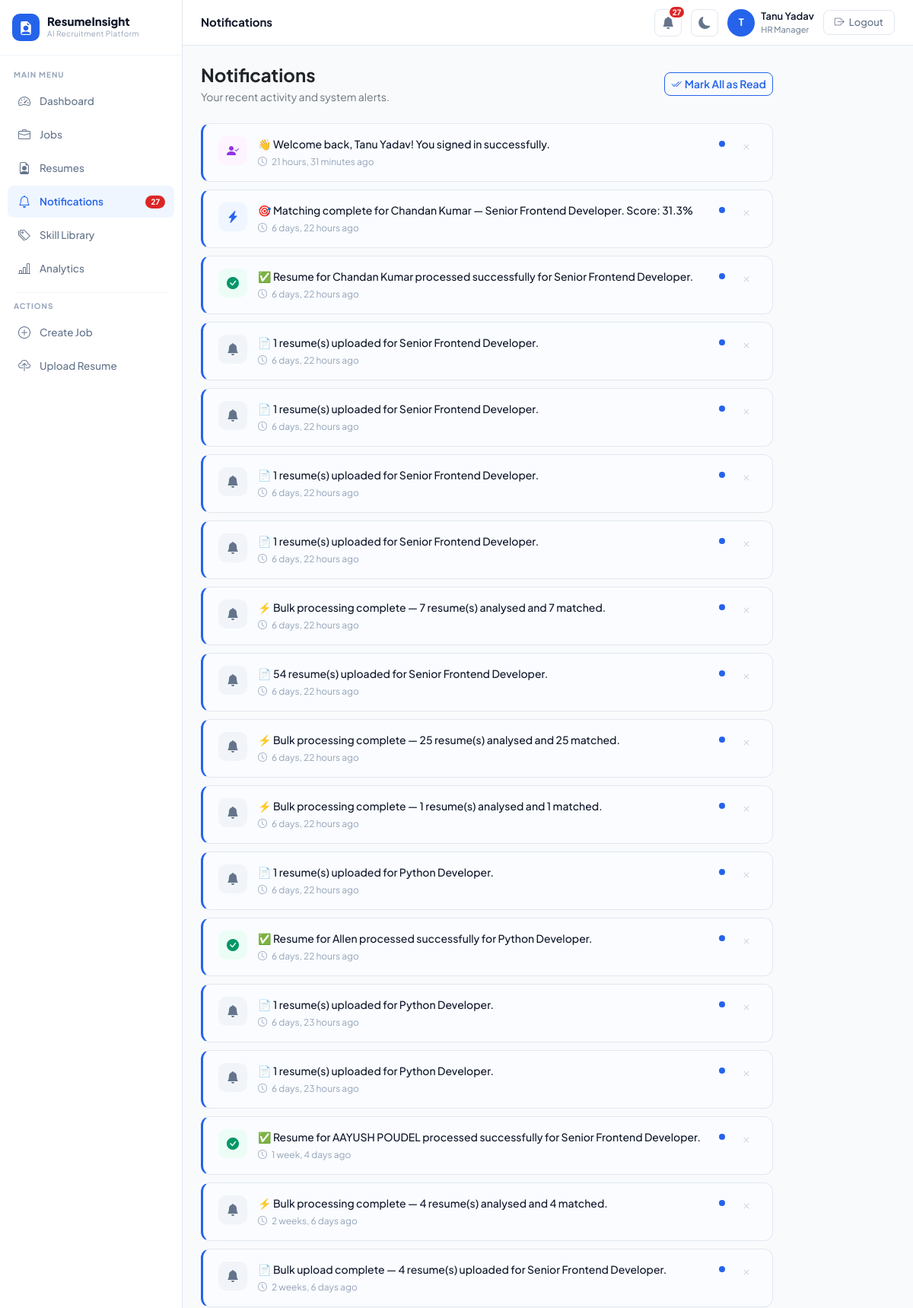
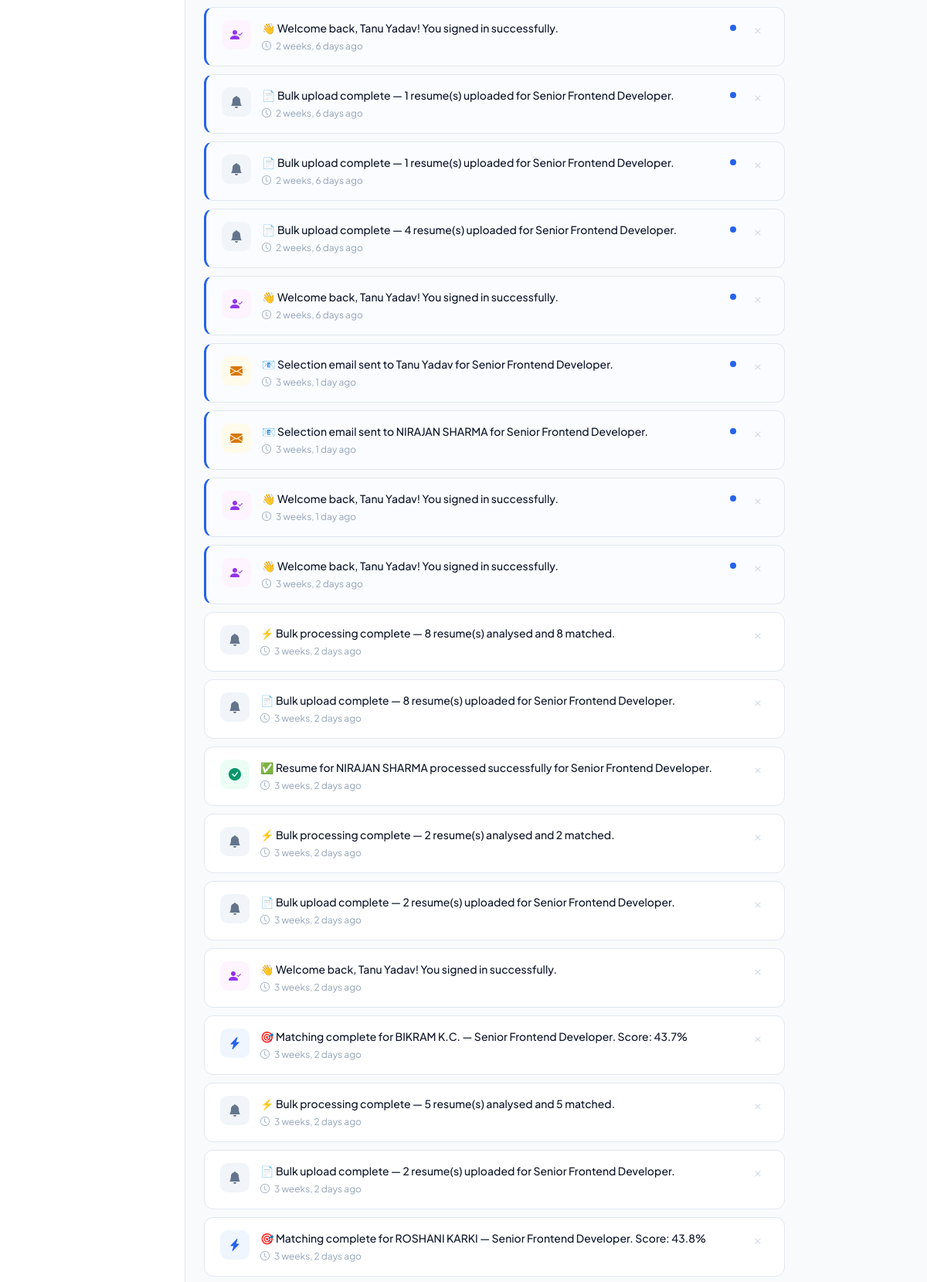
The app's page /notifications/ (signed in, upper part) with its own data (2 pictures, top to bottom).
### core/models.py (models this page shows, shortened)
class User(AbstractUser):
    ROLE_CHOICES = [
        ('hr_manager', 'HR Manager'),
        ('super_admin', 'Super Admin'),
    ]
    role = models.CharField(
        max_length=20,
        choices=ROLE_CHOICES,
        default='hr_manager'
    )
    profile_picture = models.ImageField(
        upload_to='profile_pics/',
        null=True,
        blank=True
    )
    def is_super_admin(self):
        return self.role == 'super_admin'

class Notification(models.Model):
    user        = models.ForeignKey(
        User,
        on_delete=models.CASCADE,
        related_name='notifications'
    )
    message     = models.TextField()
    is_read     = models.BooleanField(default=False)
    created_at  = models.DateTimeField(auto_now_add=True)
    class Meta:
        ordering = ['-created_at']   # newest first

### core/views.py (the view)
# urls.py: path('notifications/',              views.notifications_view,   name='notifications'),
@login_required
def notifications_view(request):
    notifications = request.user.notifications.all()
    return render(request, 'notifications.html', {
        'notifications': notifications
    })

### templates/notifications.html (shortened to what this page needs)
{% extends 'layout.html' %}
{% block page_title %}Notifications{% endblock %}
{% block page_content %}
<div class="p-4" style="max-width: 800px;">
    <div class="d-flex align-items-center justify-content-between mb-4">
        <div>
            <h4 class="fw-bold mb-1">Notifications</h4>
            <p class="text-secondary small mb-0">
                Your recent activity and system alerts.
            </p>
        </div>
        {% if notifications %}
        <form method="POST" action="{% url 'mark_all_read' %}">
            <button type="submit" class="btn btn-outline-primary btn-sm">
                <i class="bi bi-check2-all me-1"></i>Mark All as Read
            </button>
        </form>
        {% endif %}
    </div>
    {% if notifications %}
        {% for notif in notifications %}
        <div class="notif-item {% if not notif.is_read %}notif-unread{% endif %}">
            <div class="notif-icon-wrap">
                {% if '✅' in notif.message %}
                    <div class="notif-icon" style="background:#ECFDF5; color:#059669;">
                        <i class="bi bi-check-circle-fill"></i>
                    </div>
                {% elif '🎯' in notif.message %}
                    <div class="notif-icon" style="background:#EFF6FF; color:#2563EB;">
                        <i class="bi bi-lightning-charge-fill"></i>
                    </div>
                {% elif '👋' in notif.message or '🎉' in notif.message %}
                    <div class="notif-icon" style="background:#FDF4FF; color:#9333EA;">
                        <i class="bi bi-person-check-fill"></i>
                    </div>
                {% elif '📧' in notif.message %}
                    <div class="notif-icon" style="background:#FFFBEB; color:#D97706;">
                        <i class="bi bi-envelope-fill"></i>
                    </div>
                {% else %}
                    <div class="notif-icon" style="background:#F1F5F9; color:#64748B;">
                        <i class="bi bi-bell-fill"></i>
                    </div>
                {% endif %}
            </div>
            <div class="notif-body">
                <div class="notif-message">{{ notif.message }}</div>
                <div class="notif-time">
                    <i class="bi bi-clock me-1"></i>
                    {{ notif.created_at|timesince }} ago
                </div>
            </div>
            {% if not notif.is_read %}
            <div class="notif-dot"></div>
            {% endif %}
            <form method="POST" action="{% url 'mark_read' notif.pk %}">
                <button type="submit" class="notif-dismiss"
                        title="Mark as read">
                    <i class="bi bi-x"></i>
                </button>
            </form>
        </div>
        {% endfor %}
    {% endif %}
</div>
{% endblock %}

### templates/layout.html (shortened to what this page needs)
{% extends 'base.html' %}
{% block content %}
<aside class="sidebar">
    <div class="sidebar-brand">
        <a href="{% url 'dashboard' %}" class="brand-logo">
            <div class="brand-icon"><i class="bi bi-file-earmark-person-fill"></i></div>
            <div>
                <div class="brand-text">ResumeInsight</div>
                <div class="brand-sub">AI Recruitment Platform</div>
            </div>
        </a>
    </div>
    <nav class="sidebar-nav">
        <div class="nav-label">Main Menu</div>
        <a href="{% url 'dashboard' %}"
           class="nav-item {% if request.resolver_match.url_name == 'dashboard' %}active{% endif %}">
            <i class="bi bi-speedometer2 nav-icon"></i> Dashboard
        </a>
        <a href="{% url 'job_list' %}"
           class="nav-item {% if 'job' in request.resolver_match.url_name %}active{% endif %}">
            <i class="bi bi-briefcase nav-icon"></i> Jobs
        </a>
        <a href="{% url 'resume_list' %}"
           class="nav-item {% if 'resume' in request.resolver_match.url_name %}active{% endif %}">
            <i class="bi bi-file-earmark-person nav-icon"></i> Resumes
        </a>
        <a href="{% url 'notifications' %}"
           class="nav-item {% if request.resolver_match.url_name == 'notifications' %}active{% endif %}">
            <i class="bi bi-bell nav-icon"></i>
            Notifications
            <span class="sidebar-notif-badge" id="sidebarNotifBadge"></span>
        </a>
        <a href="{% url 'skill_library' %}"
   class="nav-item {% if request.resolver_match.url_name == 'skill_library' %}active{% endif %}">
    <i class="bi bi-tags nav-icon"></i> Skill Library
</a>
        <a href="{% url 'analytics' %}"
            class="nav-item {% if request.resolver_match.url_name == 'analytics' %}active{% endif %}">
             <i class="bi bi-bar-chart-line nav-icon"></i> Analytics
        </a>
        <div class="sidebar-divider"></div>
        <div class="nav-label">Actions</div>
        <a href="{% url 'job_create' %}" class="nav-item">
            <i class="bi bi-plus-circle nav-icon"></i> Create Job
        </a>
        <a href="{% url 'resume_upload' %}" class="nav-item">
            <i class="bi bi-cloud-upload nav-icon"></i> Upload Resume
        </a>
    </nav>
</aside>
<header class="topbar">
    <div class="topbar-title">{% block page_title %}{% endblock %}</div>
    <a href="{% url 'notifications' %}" class="bell-wrap" title="Notifications">
        <i class="bi bi-bell-fill"></i>
        <span class="notif-badge" id="notifBadge" style="display:none;"></span>
    </a>
    <button class="dark-toggle" id="darkToggle" title="Toggle Dark Mode">
        <i class="bi bi-moon-fill" id="darkIcon"></i>
    </button>
    <div class="d-flex align-items-center gap-2">
        <div class="user-avatar">
            {{ request.user.first_name|first|default:request.user.username|first|upper }}
        </div>
        <div>
            <div class="topbar-user-name">
                {{ request.user.get_full_name|default:request.user.username }}
            </div>
            <div class="topbar-user-role">{{ request.user.get_role_display }}</div>
        </div>
    </div>
    <a href="{% url 'logout' %}" class="btn-logout">
        <i class="bi bi-box-arrow-right"></i> Logout
    </a>
</header>
<main class="main-wrapper">
    {% block page_content %}{% endblock %}
</main>
{% endblock %}

### templates/base.html (style rules this page uses)
body { font-family: 'Plus Jakarta Sans', sans-serif; background: #F8FAFC; }
.btn { font-family: 'Plus Jakarta Sans', sans-serif; font-weight: 600; border-radius: 8px !important; }

### templates/notifications.html (style rules this page uses)
.notif-item { display: flex; align-items: flex-start; gap: 14px; padding: 16px 20px; background: white; border: 1px solid #E2E8F0; border-radius: 12px; margin-bottom: 10px; transition: box-shadow 0.2s; position: relative; }
.notif-unread { border-left: 3px solid #2563EB !important; background: #FAFCFF !important; }
.notif-icon { width: 38px; height: 38px; border-radius: 10px; display: flex; align-items: center; justify-content: center; font-size: 16px; flex-shrink: 0; }
.notif-body { flex: 1; }
.notif-message { font-size: 14px; font-weight: 500; color: #0F172A; line-height: 1.5; margin-bottom: 4px; }
.notif-time { font-size: 12px; color: #94A3B8; }
.notif-dot { width: 8px; height: 8px; background: #2563EB; border-radius: 50%; flex-shrink: 0; margin-top: 6px; }
.notif-dismiss { background: transparent; border: none; color: #CBD5E1; font-size: 16px; cursor: pointer; padding: 2px 6px; border-radius: 6px; transition: all 0.15s; flex-shrink: 0; }

### records on screen
User: user.first_name|first "T", user.get_full_name "Tanu Yadav", user.role "HR Manager"
Notification: message "👋 Welcome back, Tanu Yadav! You signed in successfully.", created_at "21 hours, 31 minutes", is_read False (drawn)
Notification: message "🎯 Matching complete for Chandan Kumar — Senior Frontend Developer. Score: 31.3%", created_at "6 days, 22 hours", is_read False (drawn)
Notification: message "✅ Resume for Chandan Kumar processed successfully for Senior Frontend Developer.", created_at "6 days, 22 hours", is_read False (drawn)
Notification: message "📄 1 resume(s) uploaded for Senior Frontend Developer.", created_at "6 days, 22 hours", is_read False (drawn)
Notification: message "📄 1 resume(s) uploaded for Senior Frontend Developer.", created_at "6 days, 22 hours", is_read False (drawn)
Notification: message "📄 1 resume(s) uploaded for Senior Frontend Developer.", created_at "6 days, 22 hours", is_read False (drawn)
Notification: message "📄 1 resume(s) uploaded for Senior Frontend Developer.", created_at "6 days, 22 hours", is_read False (drawn)
Notification: message "⚡ Bulk processing complete — 7 resume(s) analysed and 7 matched.", created_at "6 days, 22 hours", is_read False (drawn)
Notification: message "📄 54 resume(s) uploaded for Senior Frontend Developer.", created_at "6 days, 22 hours", is_read False (drawn)
Notification: message "⚡ Bulk processing complete — 25 resume(s) analysed and 25 matched.", created_at "6 days, 22 hours", is_read False (drawn)
Notification: message "⚡ Bulk processing complete — 1 resume(s) analysed and 1 matched.", created_at "6 days, 22 hours", is_read False (drawn)
Notification: message "📄 1 resume(s) uploaded for Python Developer.", created_at "6 days, 22 hours", is_read False (drawn)
Notification: message "✅ Resume for Allen processed successfully for Python Developer.", created_at "6 days, 22 hours", is_read False (drawn)
Notification: message "📄 1 resume(s) uploaded for Python Developer.", created_at "6 days, 23 hours", is_read False (drawn)
Notification: message "📄 1 resume(s) uploaded for Python Developer.", created_at "6 days, 23 hours", is_read False (drawn)
Notification: message "✅ Resume for AAYUSH POUDEL processed successfully for Senior Frontend Developer.", created_at "1 week, 4 days", is_read False (drawn)
Notification: message "⚡ Bulk processing complete — 4 resume(s) analysed and 4 matched.", created_at "2 weeks, 6 days", is_read False (drawn)
Notification: message "📄 Bulk upload complete — 4 resume(s) uploaded for Senior Frontend Developer.", created_at "2 weeks, 6 days", is_read False (drawn)
Notification: message "👋 Welcome back, Tanu Yadav! You signed in successfully.", created_at "2 weeks, 6 days", is_read False (drawn)
Notification: message "📄 Bulk upload complete — 1 resume(s) uploaded for Senior Frontend Developer.", created_at "2 weeks, 6 days", is_read False (drawn)
Notification: message "📄 Bulk upload complete — 1 resume(s) uploaded for Senior Frontend Developer.", created_at "2 weeks, 6 days", is_read False (drawn)
Notification: message "📄 Bulk upload complete — 4 resume(s) uploaded for Senior Frontend Developer.", created_at "2 weeks, 6 days", is_read False (drawn)
Notification: message "👋 Welcome back, Tanu Yadav! You signed in successfully.", created_at "2 weeks, 6 days", is_read False (drawn)
Notification: message "📧 Selection email sent to Tanu Yadav for Senior Frontend Developer.", created_at "3 weeks, 1 day", is_read False (drawn)
Notification: message "📧 Selection email sent to NIRAJAN SHARMA for Senior Frontend Developer.", created_at "3 weeks, 1 day", is_read False (drawn)
Notification: message "👋 Welcome back, Tanu Yadav! You signed in successfully.", created_at "3 weeks, 1 day", is_read False (drawn)
Notification: message "👋 Welcome back, Tanu Yadav! You signed in successfully.", created_at "3 weeks, 2 days", is_read False (drawn)
Notification: message "⚡ Bulk processing complete — 8 resume(s) analysed and 8 matched.", created_at "3 weeks, 2 days"
Notification: message "📄 Bulk upload complete — 8 resume(s) uploaded for Senior Frontend Developer.", created_at "3 weeks, 2 days"
Notification: message "✅ Resume for NIRAJAN SHARMA processed successfully for Senior Frontend Developer.", created_at "3 weeks, 2 days"
Notification: message "⚡ Bulk processing complete — 2 resume(s) analysed and 2 matched.", created_at "3 weeks, 2 days"
Notification: message "📄 Bulk upload complete — 2 resume(s) uploaded for Senior Frontend Developer.", created_at "3 weeks, 2 days"
Notification: message "👋 Welcome back, Tanu Yadav! You signed in successfully.", created_at "3 weeks, 2 days"
Notification: message "🎯 Matching complete for BIKRAM K.C. — Senior Frontend Developer. Score: 43.7%", created_at "3 weeks, 2 days"
Notification: message "⚡ Bulk processing complete — 5 resume(s) analysed and 5 matched.", created_at "3 weeks, 2 days"
Notification: message "📄 Bulk upload complete — 2 resume(s) uploaded for Senior Frontend Developer.", created_at "3 weeks, 2 days"
Notification: message "🎯 Matching complete for ROSHANI KARKI — Senior Frontend Developer. Score: 43.8%", created_at "3 weeks, 2 days"
